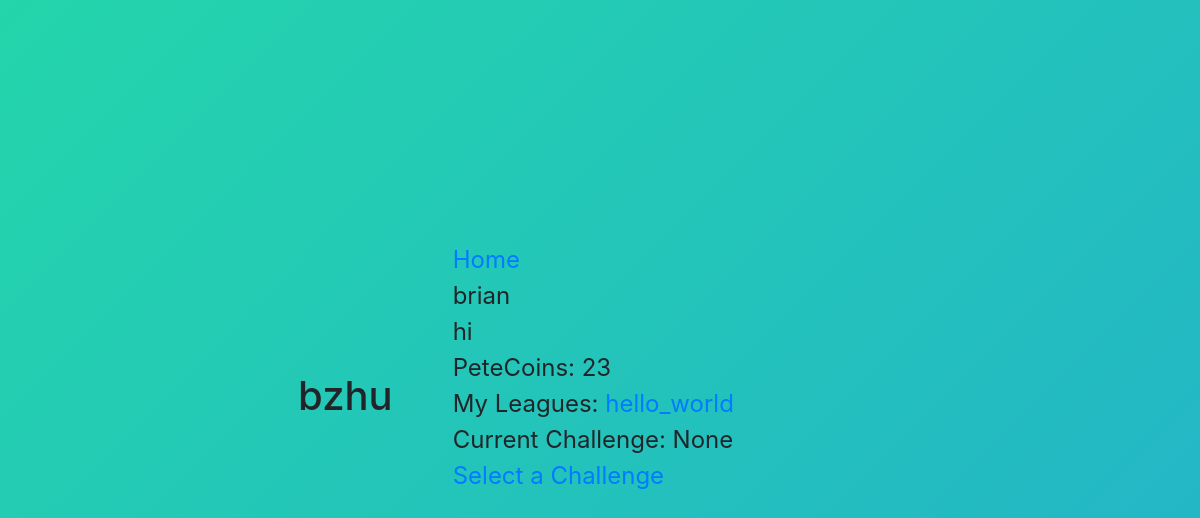
The page /profile/ (signed in) on the database as committed earlier.
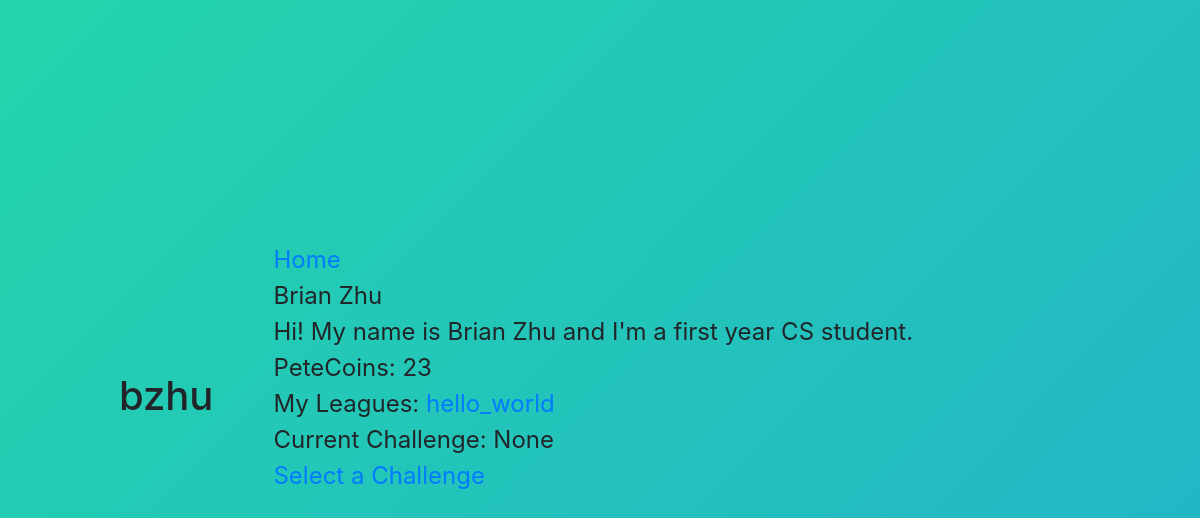
The same page on the database as committed later.
### accounts/models.py (models this page shows, shortened)
class Profile(models.Model):
    name = models.CharField(max_length=100, default='')
    username = models.CharField(max_length=100, default='', unique=True)
    bio = models.CharField(max_length=240, default='', verbose_name="Biography")
    balance = models.IntegerField(default=0)
    current_challenge = models.OneToOneField("Challenge", on_delete=models.CASCADE, blank=True, null=True)

class League(models.Model):
    name = models.CharField(max_length=100, default='')
    participants = models.ManyToManyField(Profile)

### accounts/views.py (the view, shortened to what this page needs)
# urls.py: path('profile/', views.ProfileView.as_view(), name='profile'),
class ProfileView(View):
    template_name = 'accounts/profile.html'
    def get(self, request):
        user = self.request.user
        profile = user.profile
        leagues = League.objects.filter(participants__username=profile.username)
        args = {'profile': profile, 'leagues': leagues}
        return render(request, self.template_name, args)

### accounts/models.py (called while the page is built)
    @property
    def is_active(self):
        return self.active

### accounts/templates/accounts/profile.html (shortened to what this page needs)
<!DOCTYPE html>
{% load static %}
<link rel="stylesheet" href="https://maxcdn.bootstrapcdn.com/bootstrap/4.0.0/css/bootstrap.min.css">
<div class="row h-100 justify-content-center align-items-center">
<h1>{{ profile.username }}</h1>
<p style="margin-left: 2.5em;padding: 0 7em 2em 0;font-size:150%;">
<a href="{% url 'index' %}">Home</a><br>
{{ profile.name }}<br>
{{ profile.bio }}<br>
PeteCoins: {{ profile.balance }}<br>
My Leagues:
    {% for l in leagues %}
    <a href="{% url 'league' l.name %}">{{ l.name }}</a>
    {% endfor %}
<br>
Current Challenge: {{ profile.current_challenge }}<br>
{% if profile.current_challenge %}
<div>
<form method="post" autocomplete="off">
    {% csrf_token %}
    <input type="hidden" name="challenge" value="accept">
    <button type="submit" class="submit_btn">Accept Challenge</button>
</form>
<br>
<form method="post" autocomplete="off">
    {% csrf_token %}
    <input type="hidden" name="challenge" value="decline">
    <button type="submit" class="submit_btn">Decline Challenge</button>
</form>
</div>
{% else %}
    <a href="{% url 'challenge_selector' %}">Select a Challenge</a>
{% endif %}
</p>
</div>

Rows that differ between the two databases and show on the page:
changed Profile "bzhu": name "brian" → "Brian Zhu"; bio "hi" → "Hi! My name is Brian Zhu and I'm a first year CS student."
